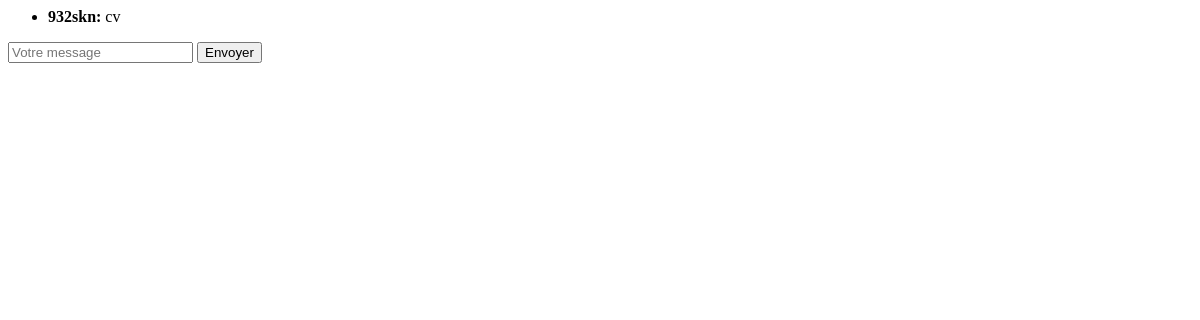
Page /conversation/2 (signed in) on the earlier database version.
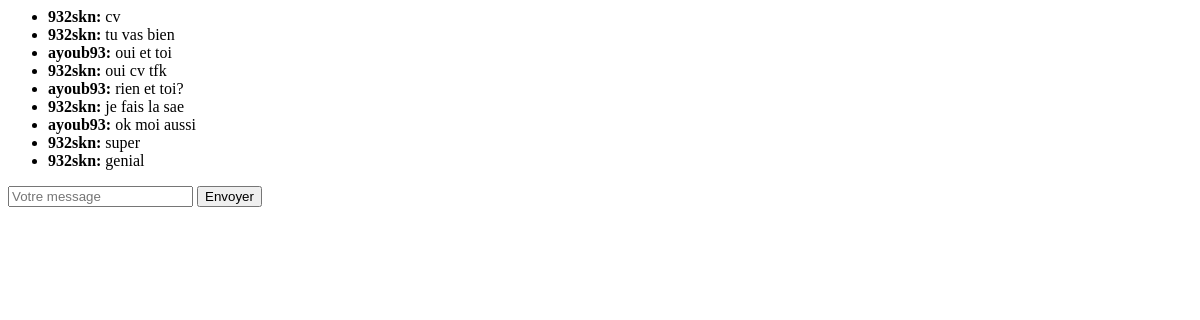
Same page on the later database version.
### models.py (models this page shows)
class Message(db.Model):
    id = db.Column(db.Integer, primary_key=True)
    conversation_id = db.Column(db.Integer, db.ForeignKey('conversation.id'), nullable=False)
    sender_id = db.Column(db.Integer, db.ForeignKey('user.id'), nullable=False)
    content = db.Column(db.String(500), nullable=False)
    timestamp = db.Column(db.DateTime, default=db.func.current_timestamp())
    sender = db.relationship('User', foreign_keys=[sender_id])
    conversation = db.relationship('Conversation', foreign_keys=[conversation_id])

class User(UserMixin, db.Model):
    id = db.Column(db.Integer, primary_key=True)
    username = db.Column(db.String(150), unique=True, nullable=False)
    password = db.Column(db.String(150), nullable=False)

### app.py (the view, shortened to what this page needs)
@app.route('/conversation/<int:conversation_id>', methods=['GET', 'POST'])
@login_required
def conversation(conversation_id):
    conversation = Conversation.query.get(conversation_id)
    if not (conversation.user_1_id == current_user.id or conversation.user_2_id == current_user.id):
        return "Erreur : Vous n'avez pas accès à cette conversation.", 403
    messages = Message.query.filter_by(conversation_id=conversation.id).order_by(Message.timestamp).all()
    return render_template('conversation.html', conversation=conversation, messages=messages)

### app.py (called while the page is built)
@login_manager.user_loader
def load_user(user_id):
    return User.query.get(int(user_id))

### templates/conversation.html (shortened to what this page needs)
<ul id="messages">
    {% for message in messages %}
        <li><strong>{{ message.sender.username }}:</strong> {{ message.content }}</li>
    {% endfor %}
</ul>
<form id="messageForm">
    <input id="messageInput" type="text" placeholder="Votre message" required>
    <button type="submit">Envoyer</button>
</form>

Differences in the rows shown:
added Message: sender.username "932skn", content "tu vas bien"
added Message: sender.username "ayoub93", content "oui et toi"
added Message: sender.username "932skn", content "oui cv tfk"
added Message: sender.username "ayoub93", content "rien et toi?"
added Message: sender.username "932skn", content "je fais la sae"
added Message: sender.username "ayoub93", content "ok moi aussi"
added Message: sender.username "932skn", content "super"
added Message: sender.username "932skn", content "genial"
